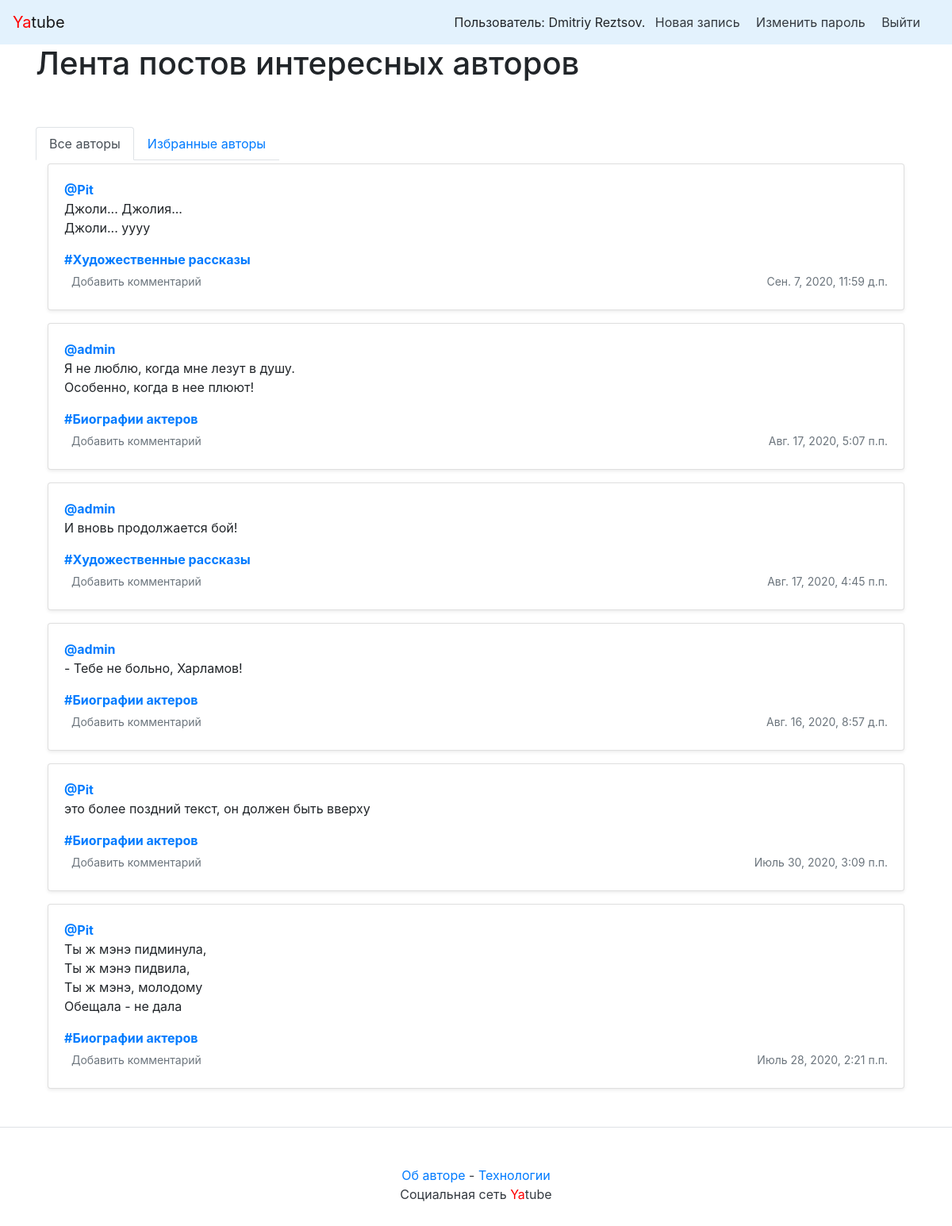
Page /follow/ (signed in) on the committed database.
### posts/models.py (models this page shows, shortened)
class Post(models.Model):
    text = models.TextField(verbose_name="Текст", help_text="Напечатайте "
                            "свое произведение здесь.")
    pub_date = models.DateTimeField("date published", auto_now_add=True)
    author = models.ForeignKey(User, on_delete=models.CASCADE,
                               related_name="posts")
    group = models.ForeignKey(Group, on_delete=models.SET_NULL, blank=True,
                              null=True, related_name="post",
                              verbose_name="Тема", help_text="Выберите тему.")
    image = models.ImageField(upload_to='posts/', blank=True, null=True,
                              verbose_name="Прикрепить картинку",
                              help_text="Добавьте картинку здесь.")
    class Meta:
        ordering = ['-pub_date']  # упорядочивание записей в модели

class Group(models.Model):
    title = models.CharField(max_length=200)
    slug = models.SlugField(max_length=40, unique=True, blank=True, null=True)
    description = models.TextField()

### posts/views.py (the view)
# urls.py: path("follow/", views.follow_index, name="follow_index"),
@login_required
def follow_index(request):
    post_list = Post.objects.filter(author__following__user=request.user)
    paginator = Paginator(post_list, 10)  # показывать по 10 записей на странице.
    page_number = request.GET.get('page')  # переменная в URL с номером запрошенной страницы
    page = paginator.get_page(page_number)  # получить записи с нужным смещением
    return render(request, "follow.html", {'page': page, 'paginator': paginator})

### yatube/context_processors.py (called while the page is built)
def year(request):
    year = datetime.datetime.today().year
    return {
        'year': year
    }

### posts/templates/follow.html (shortened to what this page needs)
{% extends "base.html" %}
{% block header %}Лента постов интересных авторов<br>   <br>{% endblock %}
{% block content %}
{% load thumbnail %}
    <div class="container">
        {% include "menu.html" with index=True %}
            {% for post in page %}
                {% include "post_item.html" with post=post %}
            {% endfor %}
    </div>
{% endblock %}

### templates/nav.html
<nav class="navbar navbar-light" style="background-color: #e3f2fd;">
    <a class="navbar-brand" href="/"><span style="color:red">Ya</span>tube</a>
    <nav class="my-2 my-md-0 mr-md-3">
        {% if user.is_authenticated %}
        Пользователь: {{ user.get_full_name }}.
        <a class="p-2 text-dark" href="{% url 'new_post' %}">Новая запись</a>
        <a class="p-2 text-dark" href="{% url 'password_change' %}">Изменить пароль</a>
        <a class="p-2 text-dark" href="{% url 'logout' %}">Выйти</a>
        {% else %}
        <a class="p-2 text-dark" href="{% url 'login' %}">Войти</a> |
        <a class="p-2 text-dark" href="{% url 'signup' %}">Регистрация</a>
        {% endif %}
    </nav>
</nav>

### posts/templates/post_item.html (shortened to what this page needs)
<div class="card mb-3 mt-1 shadow-sm">
    {% load thumbnail %}
    <div class="card-body">
        <p class="card-text">
            <a name="post_{{ post.id }}" href="{% url 'profile' post.author.username %}">
                <strong class="d-block text-gray-dark">@{{ post.author }}</strong>
            </a>
            {{ post.text|linebreaksbr }}
        </p>
        {% if post.group %}
        <a class="card-link muted" href="{% url 'group' post.group.slug %}">
                <strong class="d-block text-gray-dark">#{{ post.group.title }}</strong>
        </a>
        {% endif %}
        <div class="d-flex justify-content-between align-items-center">
            <div class="btn-group ">
                <a class="btn btn-sm text-muted" href="{% url 'post' post.author.username post.id %}" role="button">
                    {% if post.comments.exists %}
                        {{ post.comments.count }} комментариев
                    {% else%}
                        Добавить комментарий
                    {% endif %}
                </a>
            </div>
            <small class="text-muted">{{ post.pub_date }}</small>
        </div>
    </div>
</div>

### rows in the picture
Post: author "Pit", text "Джоли... Джолия... Джоли... уууу", group "Художественные рассказы", pub_date "Сен. 7, 2020, 11:59 д.п."
Post: author "admin", text "Я не люблю, когда мне лезут в душу. Особенно, когда в нее плюют!", group "Биографии актеров", pub_date "Авг. 17, 2020, 5:07 п.п."
Post: author "admin", text "И вновь продолжается бой!", group "Художественные рассказы", pub_date "Авг. 17, 2020, 4:45 п.п."
Post: author "admin", text "- Тебе не больно, Харламов!", group "Биографии актеров", pub_date "Авг. 16, 2020, 8:57 д.п."
Post: author "Pit", text "это более поздний текст, он должен быть вверху", group "Биографии актеров", pub_date "Июль 30, 2020, 3:09 п.п."
Post: author "Pit", text "Ты ж мэнэ пидминула, Ты ж мэнэ пидвила, Ты ж мэнэ, молодому Обещала - не дала", group "Биографии актеров", pub_date "Июль 28, 2020, 2:21 п.п."

### other values in the picture
{{ user.get_full_name }} "Dmitriy Reztsov"
